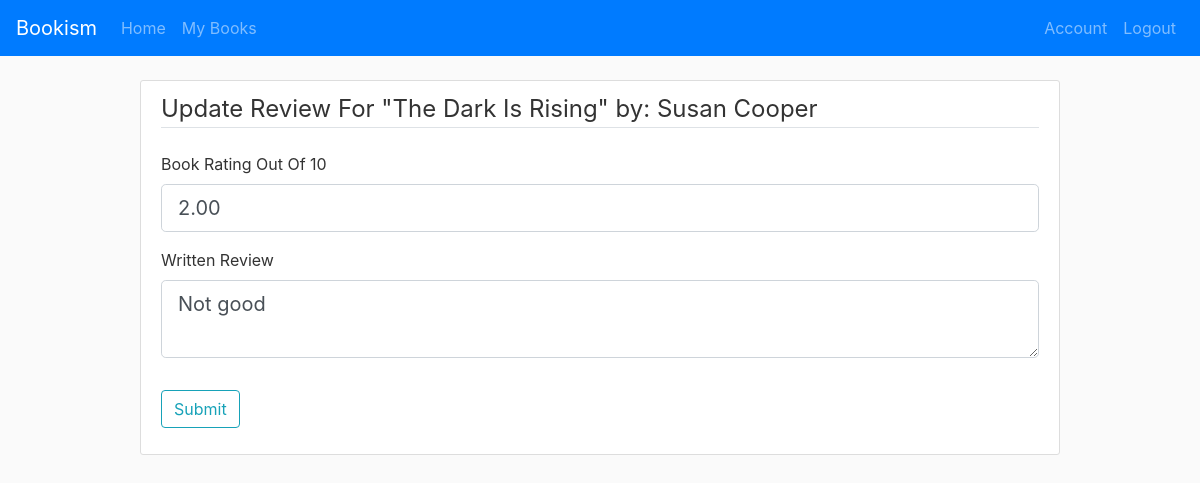
The app's page /review/2 (signed in) with its own data.
### project1/models.py (models this page shows)
class Book(db.Model):
    id = db.Column(db.Integer, primary_key=True)
    isbn = db.Column(db.String(25), nullable=False)
    title = db.Column(db.String(50), nullable=False)
    author = db.Column(db.String(25), nullable=False)
    year = db.Column(db.Integer, nullable=False)
    count_ratings = db.Column(db.Integer)
    overall_rating = db.Column(db.Float)
    reviews = db.relationship("Review", back_populates="books")

class Review(db.Model):
    book_id = db.Column(db.String(25), db.ForeignKey('book.id'), primary_key = True)
    user_id = db.Column(db.Integer, db.ForeignKey('user.id'), primary_key = True)
    username = db.Column(db.String(25), nullable=False)
    bookname = db.Column(db.String(50), nullable=False)
    review = db.Column(db.Text)
    rating = db.Column(db.Float)
    books = db.relationship("Book", back_populates="reviews")
    users = db.relationship("User", back_populates="reviews")

### project1/routes.py (the view, shortened to what this page needs)
@app.route('/review/<int:id>', methods=['GET', 'POST'])
@login_required
def review(id):
    form = ReviewForm()            # Create the form
    book = Book.query.get(int(id)) # Get the book from the database
    r = Review.query.filter_by(book_id=id, user_id=current_user.id).first()
    heading = "New" # Used as aheading in the HTML
    if book is None:  # Check that the book exists
        flash('That Book ID Is Invalid', 'info')
        redirect(url_for('index'))
    if r:
        form.review.data = r.review
        form.rating.data = r.rating
        heading = "Update"
    return render_template('review.html', heading=heading, form=form, book=book)

### project1/forms.py
class ReviewForm(FlaskForm):
    rating =  DecimalField('Book Rating Out Of 10',
        validators=([DataRequired(), NumberRange(min=0, max=10)]))
    review = TextAreaField('Written Review')
    submit = SubmitField('Submit')

### project1/models.py (called while the page is built)
@login_manager.user_loader
def load_user(user_id):
    return User.query.get(int(user_id))

### project1/templates/review.html (shortened to what this page needs)
{% extends "index.html" %}
{% block body %}
<div class="content-section">
  <form action="" method="post">
    <fieldset class="form-group">
      <legend class="border-bottom mb-4">{{ heading }}  Review  For  "{{ book.title }}"   by:  {{ book.author }}</legend>
      <div class="form-group">
        {{ form.rating.label(class="form-control-label") }}
        {% if form.rating.errors %}
          {{ form.rating(class="form-control form-control-lg is-invalid") }}
          <div class="invalid-feedback">
            {% for error in form.rating.errors %}
              <span>{{ error }}</span>
            {% endfor %}
          </div>
        {% else %}
          {{ form.rating(class="form-control form-control-lg") }}
        {% endif %}
      </div>
      <div class="form-group">
        {{ form.review.label(class="form-control-label") }}
        {% if form.review.errors %}
          {{ form.review(class="form-control form-control-lg is-invalid") }}
          <div class="invalid-feedback">
            {% for error in form.review.errors %}
              <span>{{ error }}</span>
            {% endfor %}
          </div>
        {% else %}
          {{ form.review(class="form-control form-control-lg") }}
        {% endif %}
      </div>
    </fieldset>
    <div class="form-group">
      {{ form.submit(class="btn btn-outline-info") }}
    </div>
  </form>
</div>
{% endblock %}

### project1/static/main.css (style rules this page uses)
body { background: #fafafa; color: #333333; margin-top: 5rem; }
.content-section { background: #ffffff; padding: 10px 20px; border: 1px solid #dddddd; border-radius: 3px; margin-bottom: 20px; }

### records on screen
Book: title "The Dark Is Rising", author "Susan Cooper"
Review: rating "2.00", review "Not good"

### other values on screen
{{ heading }} "Update"
